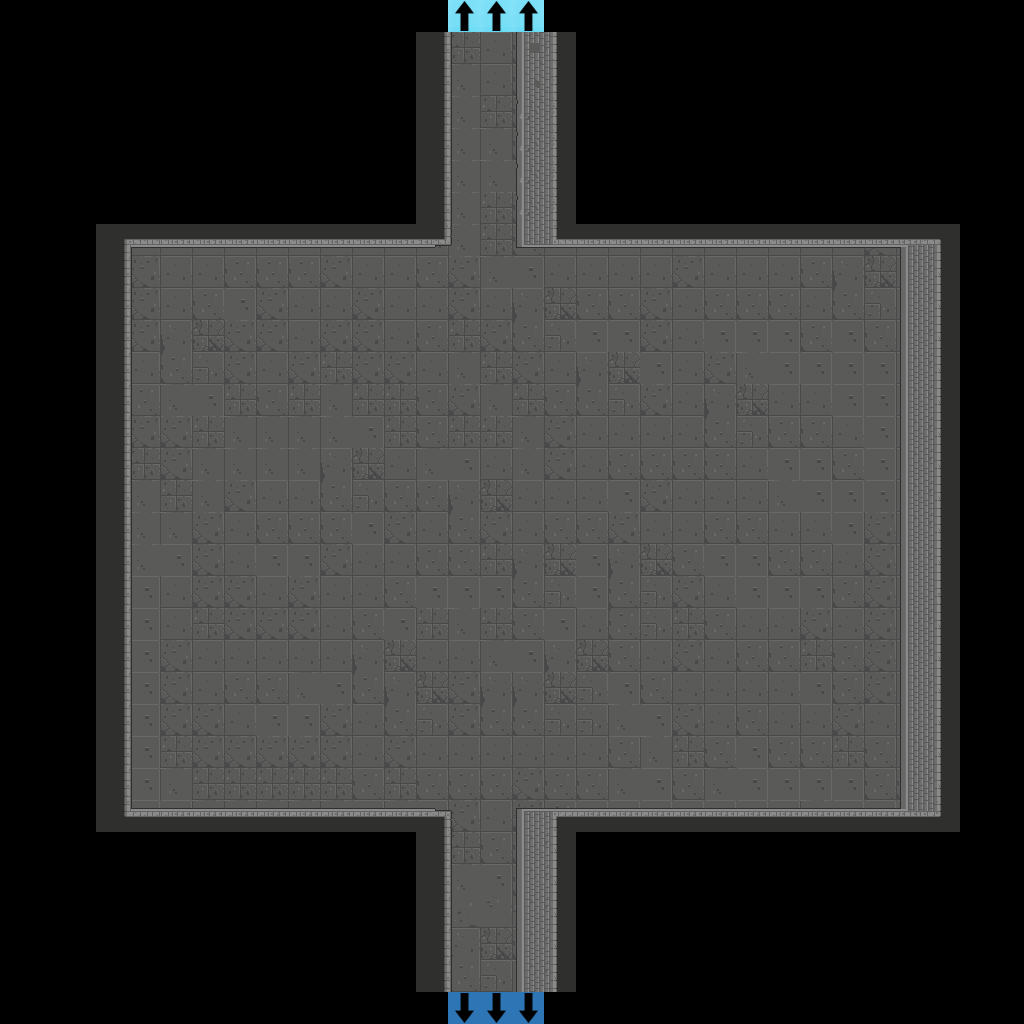

A 2D game scene composited from a Tiled map and its tileset images. What follows is a short description and the map's XML, with each tile layer's data collapsed to a summary:
An orthogonal 32x32 tile map with 32x32 px tiles, 3 tile layers (Floor, Flags, Walls), 2 tilesets.

<map version="1.2" tiledversion="1.2.3" orientation="orthogonal" renderorder="right-down" width="32" height="32" tilewidth="32" tileheight="32" infinite="0" nextlayerid="50" nextobjectid="1">
 <tileset firstgid="1" source="Dungeon_Tileset_2.tsx" />
 <tileset firstgid="321" source="flags.tsx" />
 <layer id="47" name="Floor" width="32" height="32">
  <data>[1024 cells, 527 non-empty, 12 distinct tile ids]</data>
 </layer>
 <layer id="48" name="Flags" width="32" height="32">
  <data>[1024 cells, 6 non-empty, 2 distinct tile ids]</data>
 </layer>
 <layer id="49" name="Walls" width="32" height="32">
  <data>[1024 cells, 164 non-empty, 30 distinct tile ids]</data>
 </layer>
</map>
